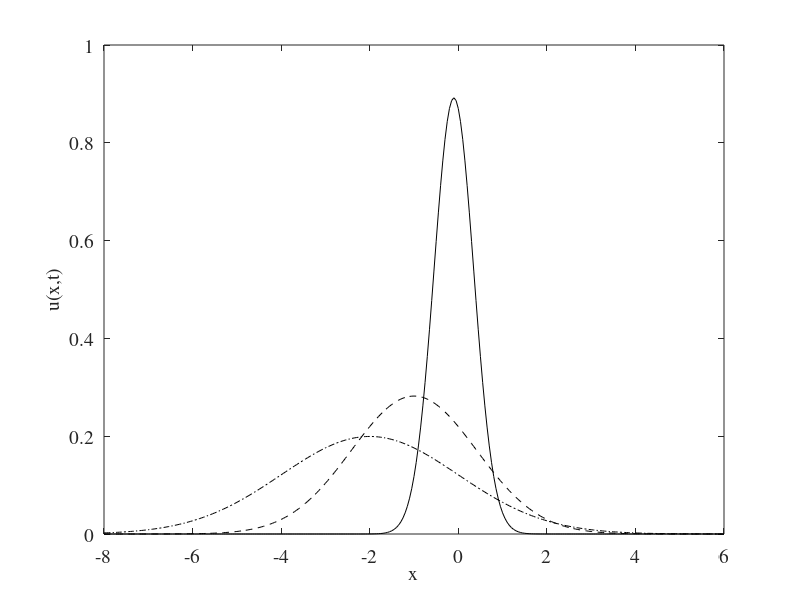
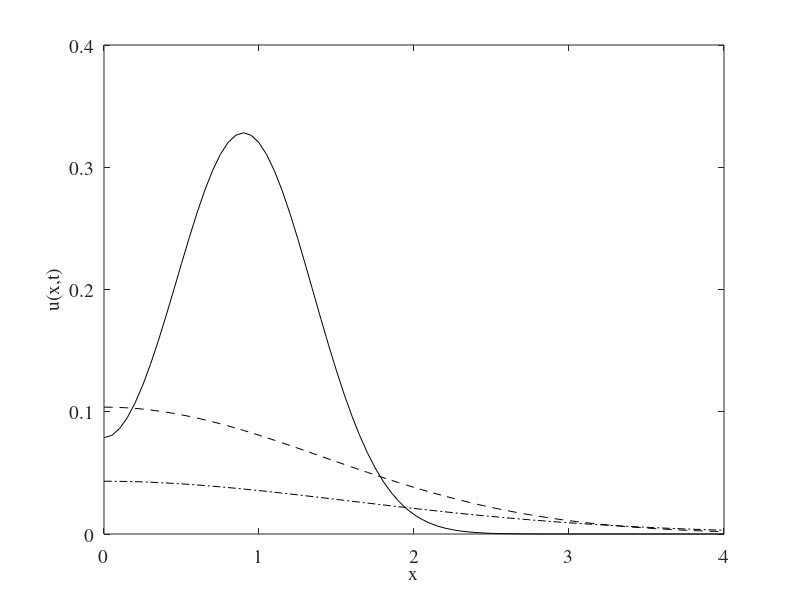

Here is the MATLAB script that generated these plots, in order:
function ps6

x=-8:0.05:6;
figure(1),plot(x,u(x,0.1,1),'k',x,u(x,1,1),'k--',x,u(x,2,1),'k-.');
set(gca,'ylim',[0,1],'fontname','times','fontsize',14);
xlabel('x','fontname','times','fontsize',14); 
ylabel('u(x,t)','fontname','times','fontsize',14); 
saveas(1,'q1a.eps');


x=0:0.05:4;
figure(2),plot(x,u2(x,0.1,1),'k',x,u2(x,1,1),'k--',x,u2(x,2,1),'k-.');
set(gca,'ylim',[0,0.4],'fontname','times','fontsize',14);
xlabel('x','fontname','times','fontsize',14); 
ylabel('u(x,t)','fontname','times','fontsize',14); 
saveas(2,'q1b.eps');

%%%%%%%%%%%%%%%%%%%%%%%%%%%%%%%%%%%%%%%%%%%%%%%%%%%%%
function uu=u(x,kt,c_k)

uu=1./sqrt(4*pi*kt).*exp( -(x+c_k*kt).^2./(4*kt) );

%%%%%%%%%%%%%%%%%%%%%%%%%%%%%%%%%%%%%%%%%%%%%%%%%%%%%
function uu=u2(x,kt,c_k)

uu=exp(-(x+c_k*kt/2+1)*c_k/2)./sqrt(4*pi*kt).*( -(c_k-1./kt)./(c_k+1./kt).*exp(-(x+1).^2./(4*kt)) ...
    + exp(-(x-1).^2./(4*kt)) );
